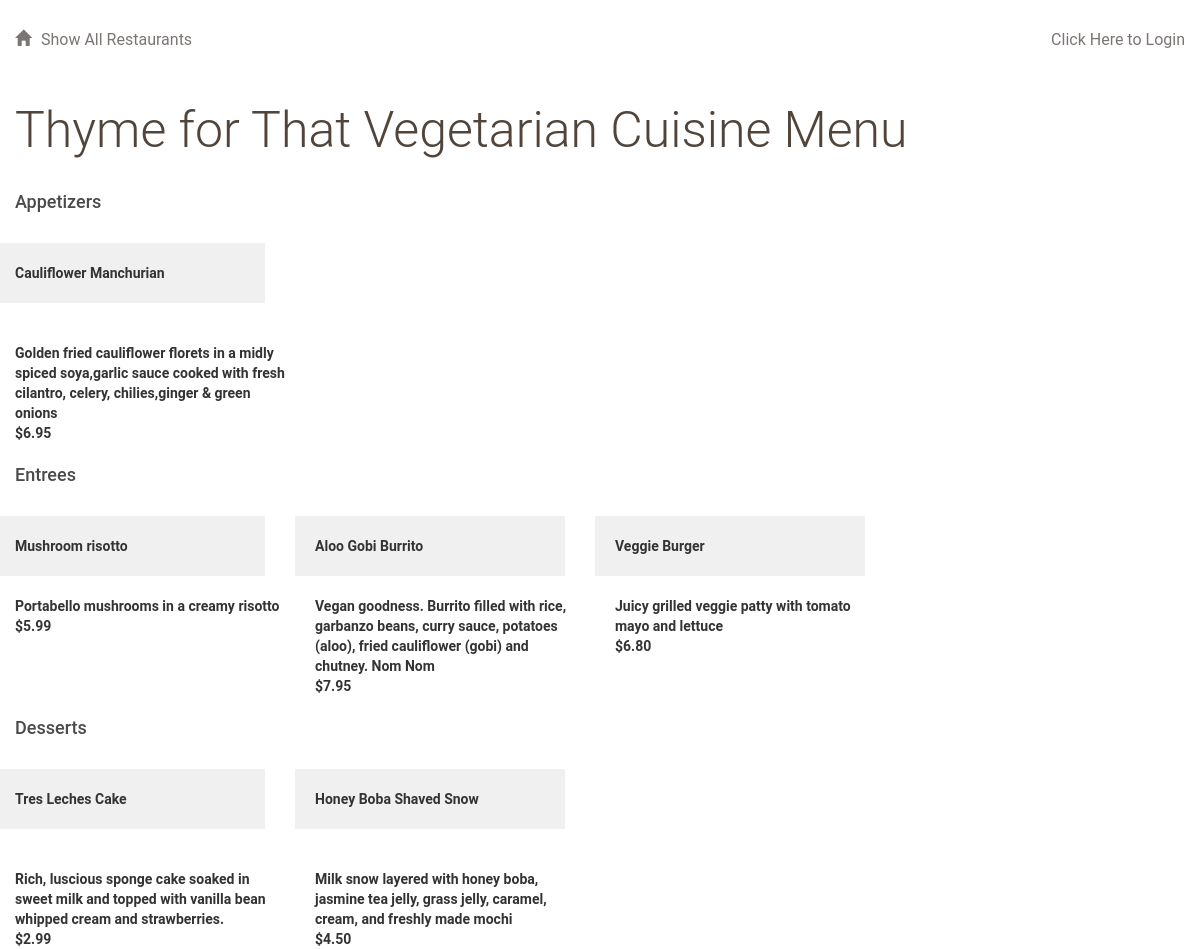
/restaurant/4/, run on the app's committed database.
### catalog/database_setup.py (models this page shows, shortened)
class Restaurant(Base):
    __tablename__ = 'restaurant'
    user = relationship(User)
    name = Column(String(80), nullable=False)
    id = Column(Integer, primary_key=True)
    user_id = Column(Integer, ForeignKey('user.id'))

class MenuItem(Base):
    __tablename__ = 'menu_item'
    restaurant = relationship(Restaurant)
    user = relationship(User)
    name = Column(String(80), nullable=False)
    id = Column(Integer, primary_key=True)
    course = Column(String(250))
    description = Column(String(250))
    price = Column(String(8))
    restaurant_id = Column(Integer, ForeignKey('restaurant.id'))
    user_id = Column(Integer, ForeignKey('user.id'))

### catalog/project.py (the view)
@app.route('/restaurant/<int:restaurant_id>/')
@app.route('/restaurant/<int:restaurant_id>/menu/')
def get_menu(restaurant_id):
    restaurant = session.query(Restaurant).filter_by(id=int(restaurant_id)
                                                     ).one()
    items = session.query(MenuItem).filter_by(restaurant_id=restaurant.id
                                              ).all()
    try:
        user_id = login_session['user_id']
    except KeyError:
        user_id = None
    return render_template('menu.html', restaurant=restaurant,
                           items=items, user_id=user_id)

### catalog/templates/menu.html (shortened to what this page needs)
{% extends "base.html" %}
  {% block content %}
    <h1 class="header">{{restaurant.name}} Menu</h1>
    {% if items %}
      <div class="row">
        {% for item in items if item.course == 'Appetizer' %}
          {% if loop.first %}
            <div class="col-md-12">
              <h3>Appetizers</h3>
            </div>
          {% endif %}
          <div class="col-md-3">
            <div class="menu-item">{{item.name}}</div>
            <br>
            <div class="description">{{item.description}}</div>
            <div class="menu-price">{{item.price}}</div>
          </div>
        {% endfor %}
      </div>
      <div class="row">
        {% for item in items if item.course == 'Entree' %}
          {% if loop.first %}
            <div class="col-md-12">
              <h3>Entrees</h3>
            </div>
          {% endif %}
          <div class="col-md-3">
            <div class="menu-item">{{item.name}}</div>
            <div class="description">{{item.description}}</div>
            <div class="menu-price">{{item.price}}</div>
          </div>
        {% endfor %}
      </div>
      <div class="row">
        {% for item in items if item.course == 'Dessert' %}
          {% if loop.first %}
            <div class="col-md-12">
              <h3>Desserts</h3>
            </div>
          {% endif %}
          <div class="col-md-3">
            <div class="menu-item">{{item.name}}</div>
            <br>
            <div class="description">{{item.description}}</div>
            <div class="menu-price">{{item.price}}</div>
          </div>
        {% endfor %}
      </div>
    {% else %}
      There are no menu items why not create one!
    {% endif %}
  {% endblock content %}

### catalog/static/style.css (style rules this page uses)
* { font-family: "Helvetica Neue Bold", Roboto, Helvetica, Arial, sans-serif; font-weight: 700; }
h1 { font-family: "Helvetica Neue Light", Roboto, Helvetica, Arial, sans-serif; font-size: 50px; color: #51453B; line-height: 60px; font-weight: 300; }
h3 { font-size: 18px; color: #4A4A4A; line-height: 23px; }
.menu-item { background: #F0F0F0; padding: 20px; margin: 20px; margin-left: -20px; }
.menu-price { font-weight: 700; }

### data on the page
Restaurant: name "Thyme for That Vegetarian Cuisine"
MenuItem: name "Cauliflower Manchurian", description "Golden fried cauliflower florets in a midly spiced soya,garlic sauce cooked with fresh cilantro, celery, chilies,ginger & green onions", price "$6.95"
MenuItem: shows "Entrees", name "Mushroom risotto", description "Portabello mushrooms in a creamy risotto", price "$5.99"
MenuItem: name "Aloo Gobi Burrito", description "Vegan goodness. Burrito filled with rice, garbanzo beans, curry sauce, potatoes (aloo), fried cauliflower (gobi) and chutney. Nom Nom", price "$7.95"
MenuItem: name "Veggie Burger", description "Juicy grilled veggie patty with tomato mayo and lettuce", price "$6.80"
MenuItem: shows "Desserts", name "Tres Leches Cake", description "Rich, luscious sponge cake soaked in sweet milk and topped with vanilla bean whipped cream and strawberries.", price "$2.99"
MenuItem: name "Honey Boba Shaved Snow", description "Milk snow layered with honey boba, jasmine tea jelly, grass jelly, caramel, cream, and freshly made mochi", price "$4.50"
